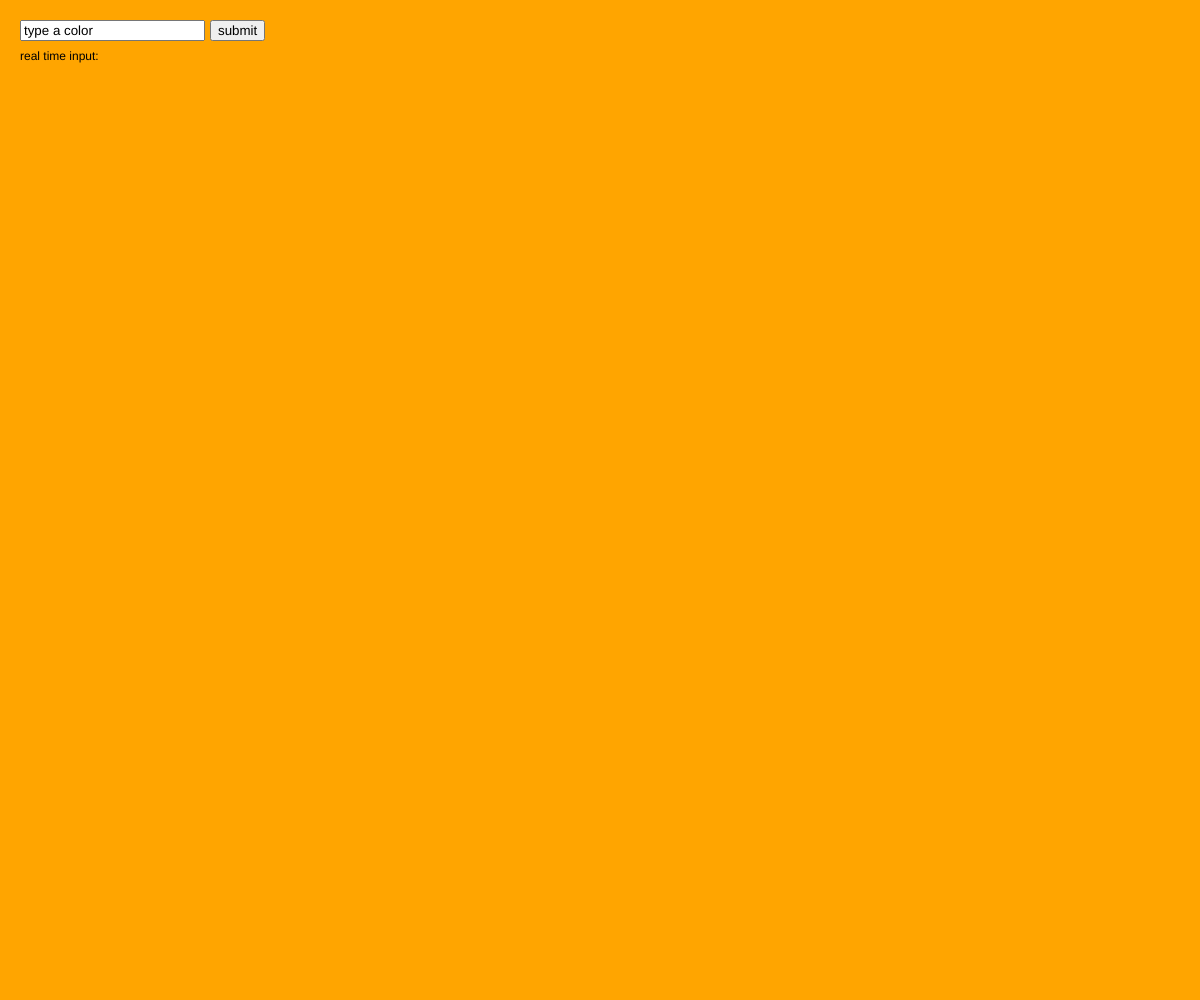
Frame 1 (no input)
Frame 60 (no input): identical to frame 1, image omitted
Frame 120 (the mouse pressed at the canvas centre since frame 60): identical to frame 1, image omitted

The p5.js sketch that drew this single still picture (run headless with seeded random() and noise() and a simulated clock; from frame 60 on, the mouse is pressed at the canvas centre):

// p5.js sketch
// ── sketch.js
// variables
let myButton;
let myInput;
let myText;
let stuff;
let bgColor;

function setup() {
    // put setup code here
    createCanvas(windowWidth, windowHeight);

    // create a button
    myButton = createButton('submit'); // create button, give it some text
    // make an input box
    myInput = createInput('type a color');
    // position the input
    myInput.position(20, 20);
    // position the button
    myButton.position(25 + myInput.width, 20);

    // what is the callback for the button?
    myButton.mousePressed(changeColor);
    
    // .input() is a calback for something is being entered
    myInput.input(typing);
    // named background colors from 
    // https://htmlcolorcodes.com/color-names/
    bgColor = 'orange';
    
    // store the text to reuse and display realtime
    myText = '';
    stuff='';
}

function draw() {
    background(bgColor);
    text('real time input: ' + stuff, 20, 60);
    text(myText, 20, 80);
}

function changeColor() {
    // cast as a color when assigning it to the variable
    bgColor = color(myInput.value());
}

function typing() {
    stuff = this.value();
}
